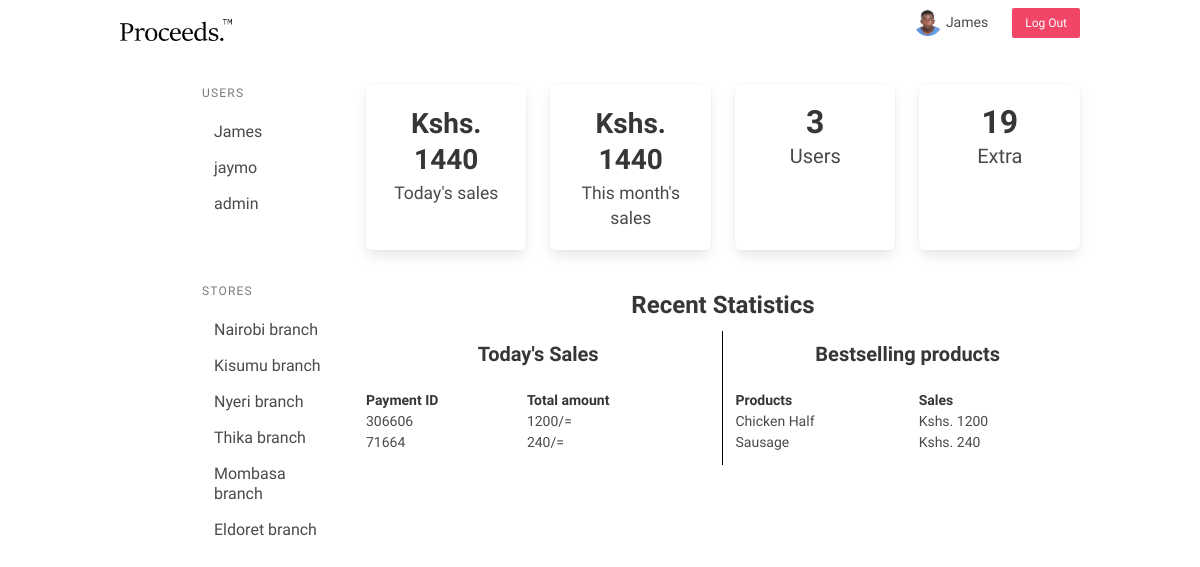
Page /administration/ (signed in) on the earlier database version.
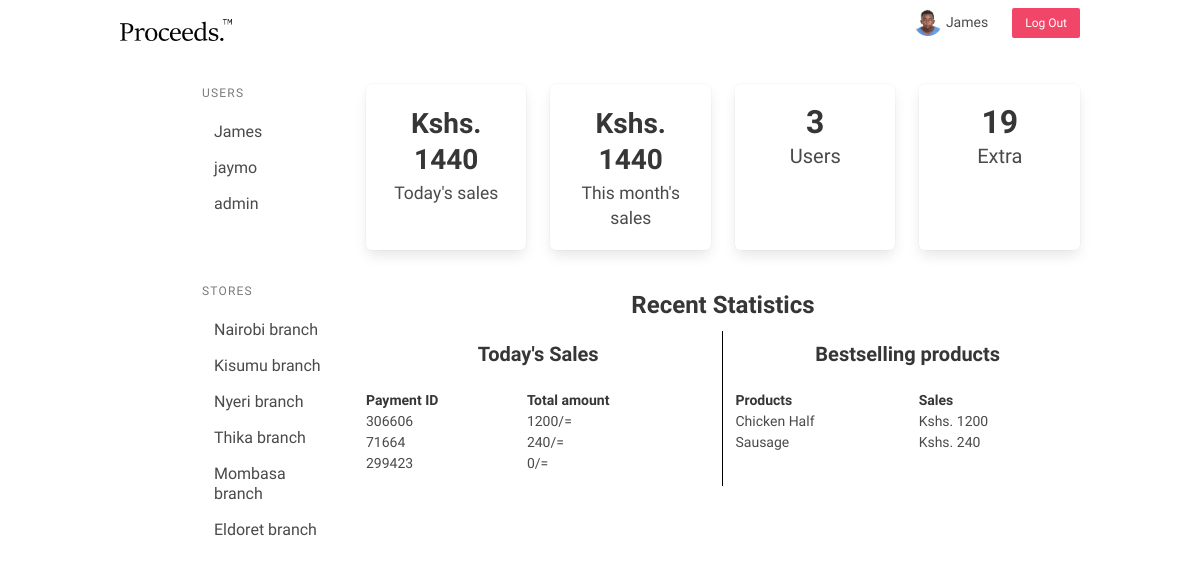
Same page on the later database version.
### core/models.py (models this page shows, shortened)
class Payment(models.Model):
    payment_id = models.IntegerField(unique=True)
    authorized_by = models.ForeignKey(User, on_delete=models.DO_NOTHING)
    confirmed = models.BooleanField(default=False)
    date_created = models.DateTimeField(auto_now_add=True)
    def total_price(self):
        total = 0
        for item in self.paymentitem_set.all():
            total = item.total_price() + total
        return total

class PaymentItem(models.Model):
    product = models.ForeignKey(Product, related_name='paymentitem', on_delete=models.DO_NOTHING)
    count = models.IntegerField()
    payment = models.ForeignKey(Payment, on_delete=models.CASCADE, null=True)
    date_created = models.DateTimeField(auto_now_add=True)
    def total_price(self):
        total_price = self.product.product_price * self.count
        return total_price

class Product(models.Model):
    product_name = models.CharField(max_length=50)
    product_price = models.IntegerField(null=True)
    product_id = models.IntegerField(unique=True)

### core/views.py (the view)
# urls.py: path('administration/', Adminapp.index, name='admin-index'),
    @permission_required(perm='is_superuser is True', login_url='loginasadminerror')
    def index(request):
        context = {
            'users' : Adminapp.userlist,
            'todayssales' : Adminapp.todaystotals,
            'monthsales' : Adminapp.monthstotals,
            'items' : Adminapp.sorteditems,
            'todayspayments' : Adminapp.todayspayments,
        }
        return render(request, 'adminapp/index.html', context)

### core/views.py (called while the page is built)
    def userlist():
        users = User.objects.all()
        return users

    def todaystotals():
        total = 0
        todayssales = Payment.objects.filter(date_created__date =datetime.date.today())
        for sale in todayssales:
            total = sale.total_price() + total
        return total

    def monthstotals():
        total = 0
        today = datetime.datetime.now()
        monthsales = Payment.objects.filter(date_created__year = today.year, date_created__month = today.month)
        for sale in monthsales:
            total = sale.total_price() + total
        return total

    def sorteditems():
        itemssorted = {}
        allitems = PaymentItem.objects.all()
        for item in allitems:
            if item.product.product_name not in itemssorted:
                itemssorted[item.product.product_name] = item.total_price()
            else:
                value = itemssorted[item.product.product_name]
                newvalue = item.total_price() + value
                itemssorted[item.product.product_name] = newvalue
        return sorted(itemssorted.items(), key=lambda x:x[1], reverse=True)

### core/templates/adminapp/index.html (shortened to what this page needs)
{% extends 'adminapp/base.html' %}
{% block content %}
<div class="container">
    <div class="columns">
      <div class="column is-2 is-offset-1">
        <aside class="menu">
          <p class="menu-label">
            Users
          </p>
          <ul class="menu-list">
            {% if users %}
            {% for user in users %}
            <li><a>{{ user.username }}</a></li>
            {% endfor %}
            {% endif %}
          </ul>
          <br><br>
          <p class="menu-label">
            Stores
          </p>
          <ul class="menu-list">
            <li><a>Nairobi branch</a></li>
            <li><a>Kisumu branch</a></li>
            <li><a>Nyeri branch</a></li>
            <li><a>Thika branch</a></li>
            <li><a>Mombasa branch</a></li>
            <li><a>Eldoret branch</a></li>
          </ul>
        </aside>
      </div>
      <div class="column is-9">
        <section class="info-tiles">
            <div class="tile is-ancestor has-text-centered">
                <div class="tile is-parent">
                    <article class="tile is-child box">
                        <p class="title"><small>Kshs. {{ todayssales }}</small></p>
                        <p class="subtitle"><small>Today's sales</small></p>
                    </article>
                </div>
                <div class="tile is-parent">
                    <article class="tile is-child box">
                        <p class="title"><small>Kshs. {{ monthsales }}</small></p>
                        <p class="subtitle"><small>This month's sales</small></p>
                    </article>
                </div>
                <div class="tile is-parent">
                    <article class="tile is-child box">
                        <p class="title">{{ users.count }}</p>
                        <p class="subtitle">Users</p>
                    </article>
                </div>
                <div class="tile is-parent">
                    <article class="tile is-child box">
                        <p class="title">19</p>
                        <p class="subtitle">Extra</p>
                    </article>
                </div>
            </div>
        </section>
        <br><br>
        <section>
          <p class="title is-4 has-text-centered">Recent Statistics</p>
          <div class="columns">
            <div class="column" id="firstcoladmin">
              <p class="title is-5 has-text-centered">Today's Sales</p>
              <table class="admindashtable">
                <thead>
                  <tr>
                    <th>Payment ID</th>
                    <th>Total amount</th>
                  </tr>
                </thead>
                <tbody>
                  {% if todayspayments %}
                  {% for payment in todayspayments %}
                  <tr>
                    <td>{{ payment.payment_id }}</td>
                    <td>{{ payment.total_price }}/=</td>
                  </tr>
                  {% endfor %}
                  {% endif %}
                </tbody>
              </table>
            </div>
            <div class="column">
              <p class="title is-5 has-text-centered">Bestselling products</p>
              <table class="admindashtable">
                <thead>
                  <tr>
                    <th>Products</th>
                    <th>Sales</th>
                  </tr>
                </thead>
                <tbody>
                  {% for key, value in items %}
                    <tr>
                      <td>{{ key }}</td>
                      <td>Kshs. {{ value }}</td>
                    </tr>
                  {% endfor %}
                </tbody>
              </table>
            </div>
          </div>
        </section>
      </div>
    </div>
</div>
{% endblock content %}

### core/templates/adminapp/base.html (shortened to what this page needs)
{% load static %}
<!DOCTYPE html>
<html>
    <head>
        <link rel="stylesheet" href="https://cdnjs.cloudflare.com/ajax/libs/bulma/0.9.4/css/bulma.min.css">
        <link rel="stylesheet" href="{% static 'css/styles.css' %}">
        <link rel="stylesheet" href="https://cdnjs.cloudflare.com/ajax/libs/font-awesome/6.2.1/css/fontawesome.min.css">
    </head>
    <body>
        <div class="container">
            <nav class="navbar" role="navigation" aria-label="main navigation">
              <div class="navbar-brand">
                <a class="navbar-item" href="{% url 'admin-index' %}">
                  <img src="{% static 'images/logo.png' %}" width="112" height="28">
                </a>
              </div>
              <div id="navbarBasicExample" class="navbar-menu">
                <div class="navbar-end">
                  <div class="navbar-item">
                      <div class="buttons">
                        <img src="{% static 'images/profile.JPG' %}" class="nav-profile">
                        &nbsp<p><small>{{ request.user.username }}</small</p>
                      </div>
                  </div>
                  <div class="navbar-item">
                    <div class="buttons">
                      <a class="button is-danger is-small" href="{% url 'logout' %}">
                        Log Out
                      </a>
                    </div>
                  </div>
                </div>
              </div>
            </nav>
            <br>
            <section>
              {% block content %}{% endblock content %}
            </section>
        </div>
    </body>
</html>

Differences in the rows shown:
added Payment: payment_id "299423", total_price "0"
